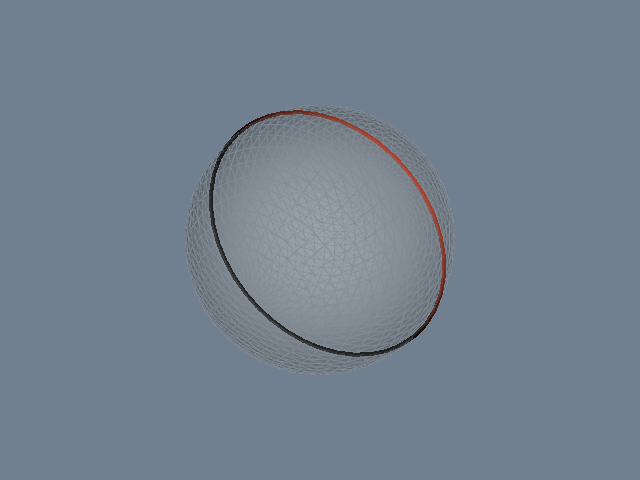

Write the Python code that produced this figure.
#!/usr/bin/env python

# Cut a sphere source with an implicit plane using vtkCutter to show
# the cross-section contour line alongside the full sphere wireframe.

# Factory overrides: importing these modules registers the OpenGL rendering
# and interaction style implementations for vtkRenderingCore factory classes.
import vtkmodules.vtkInteractionStyle  # noqa: F401
import vtkmodules.vtkRenderingOpenGL2  # noqa: F401
# VTK pipeline classes used in this example
from vtkmodules.vtkCommonDataModel import vtkPlane
from vtkmodules.vtkFiltersCore import vtkCutter
from vtkmodules.vtkFiltersSources import vtkSphereSource
from vtkmodules.vtkRenderingCore import (
    vtkActor,
    vtkPolyDataMapper,
    vtkRenderWindow,
    vtkRenderWindowInteractor,
    vtkRenderer,
)

# Colors (normalized RGB)
slate_gray_background_rgb = (0.439, 0.502, 0.565)
light_gray_rgb = (0.800, 0.800, 0.800)
tomato_rgb = (1.000, 0.388, 0.278)

# Source: generate a tessellated sphere
sphere = vtkSphereSource()
sphere.SetThetaResolution(40)
sphere.SetPhiResolution(40)

# Implicit function: a plane through the origin with normal along Z
cut_plane = vtkPlane()
cut_plane.SetOrigin(0.0, 0.0, 0.0)
cut_plane.SetNormal(0.0, 0.0, 1.0)

# Cutter: extract the cross-section contour where the plane intersects the sphere
cutter = vtkCutter()
cutter.SetInputConnection(sphere.GetOutputPort())
cutter.SetCutFunction(cut_plane)

# Mapper for the cut contour line
cut_mapper = vtkPolyDataMapper()
cut_mapper.SetInputConnection(cutter.GetOutputPort())
cut_mapper.ScalarVisibilityOff()

# Actor for the cut contour line (thick red)
cut_actor = vtkActor()
cut_actor.SetMapper(cut_mapper)
cut_actor.GetProperty().SetColor(tomato_rgb)
cut_actor.GetProperty().SetLineWidth(4)

# Mapper for the sphere wireframe context
sphere_mapper = vtkPolyDataMapper()
sphere_mapper.SetInputConnection(sphere.GetOutputPort())
sphere_mapper.ScalarVisibilityOff()

# Actor for the sphere (translucent wireframe)
sphere_actor = vtkActor()
sphere_actor.SetMapper(sphere_mapper)
sphere_actor.GetProperty().SetColor(light_gray_rgb)
sphere_actor.GetProperty().SetOpacity(0.25)
sphere_actor.GetProperty().EdgeVisibilityOn()
sphere_actor.GetProperty().SetEdgeColor(0.6, 0.6, 0.6)

# Renderer: assemble the scene and configure the camera
renderer = vtkRenderer()
renderer.AddActor(cut_actor)
renderer.AddActor(sphere_actor)
renderer.SetBackground(slate_gray_background_rgb)

# Window: display the rendered scene
render_window = vtkRenderWindow()
render_window.AddRenderer(renderer)
render_window.SetWindowName("cut with function")
render_window.SetMultiSamples(0)
render_window.SetSize(640, 480)

# Interactor: handle mouse and keyboard events
render_window_interactor = vtkRenderWindowInteractor()
render_window_interactor.SetRenderWindow(render_window)

# Scene: configure the camera
renderer.ResetCamera()
renderer.GetActiveCamera().Azimuth(30)
renderer.GetActiveCamera().Elevation(30)
renderer.ResetCameraClippingRange()

render_window_interactor.Initialize()
render_window_interactor.Start()
